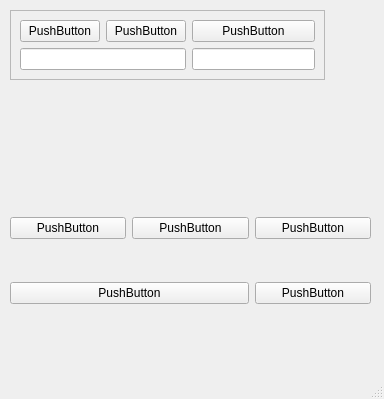
<?xml version="1.0" encoding="UTF-8"?>
<ui version="4.0">
 <class>MainWindow</class>
 <widget class="QMainWindow" name="MainWindow">
  <property name="geometry">
   <rect>
    <x>0</x>
    <y>0</y>
    <width>384</width>
    <height>399</height>
   </rect>
  </property>
  <property name="windowTitle">
   <string>MainWindow</string>
  </property>
  <widget class="QWidget" name="centralwidget">
   <widget class="QFrame" name="frame">
    <property name="geometry">
     <rect>
      <x>10</x>
      <y>10</y>
      <width>315</width>
      <height>70</height>
     </rect>
    </property>
    <property name="frameShape">
     <enum>QFrame::StyledPanel</enum>
    </property>
    <property name="frameShadow">
     <enum>QFrame::Raised</enum>
    </property>
    <layout class="QGridLayout" name="gridLayout_2">
     <item row="0" column="0">
      <widget class="QPushButton" name="pushButton">
       <property name="text">
        <string>PushButton</string>
       </property>
      </widget>
     </item>
     <item row="0" column="1">
      <widget class="QPushButton" name="pushButton_2">
       <property name="text">
        <string>PushButton</string>
       </property>
      </widget>
     </item>
     <item row="0" column="2">
      <widget class="QPushButton" name="pushButton_3">
       <property name="text">
        <string>PushButton</string>
       </property>
      </widget>
     </item>
     <item row="1" column="0" colspan="2">
      <widget class="QLineEdit" name="lineEdit"/>
     </item>
     <item row="1" column="2">
      <widget class="QLineEdit" name="lineEdit_2"/>
     </item>
    </layout>
   </widget>
   <widget class="QWidget" name="gridLayoutWidget">
    <property name="geometry">
     <rect>
      <x>10</x>
      <y>180</y>
      <width>361</width>
      <height>161</height>
     </rect>
    </property>
    <layout class="QGridLayout" name="gridLayout">
     <item row="0" column="0">
      <widget class="QPushButton" name="pushButton_4">
       <property name="text">
        <string>PushButton</string>
       </property>
      </widget>
     </item>
     <item row="0" column="1">
      <widget class="QPushButton" name="pushButton_5">
       <property name="text">
        <string>PushButton</string>
       </property>
      </widget>
     </item>
     <item row="0" column="2">
      <widget class="QPushButton" name="pushButton_6">
       <property name="text">
        <string>PushButton</string>
       </property>
      </widget>
     </item>
     <item row="1" column="2">
      <widget class="QPushButton" name="pushButton_8">
       <property name="text">
        <string>PushButton</string>
       </property>
      </widget>
     </item>
     <item row="1" column="0" colspan="2">
      <widget class="QPushButton" name="pushButton_7">
       <property name="text">
        <string>PushButton</string>
       </property>
      </widget>
     </item>
    </layout>
   </widget>
  </widget>
  <widget class="QMenuBar" name="menubar">
   <property name="geometry">
    <rect>
     <x>0</x>
     <y>0</y>
     <width>384</width>
     <height>21</height>
    </rect>
   </property>
  </widget>
  <widget class="QStatusBar" name="statusbar"/>
 </widget>
 <resources/>
 <connections/>
</ui>
